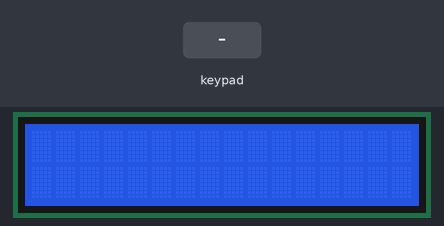
Bench run of a sketch on a simulated Arduino Uno, built with avr-gcc and run on an emulated ATmega328P. Parts: 16×2 character LCD. The test bench sets the inputs (shaded band). What the sketch prints to the serial monitor is not drawn.

Above: at 1.2 s.
1.3 s: keypad keys 7 + 5 = pressed 0.4 s apart
At 3.3 s:
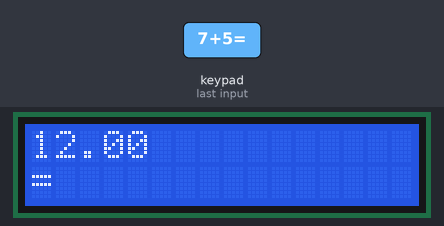
4.4 s: key '*' pressed
At 4.8 s:
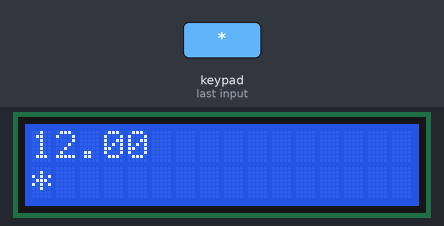
5.9 s: key '/' pressed
At 7.1 s:
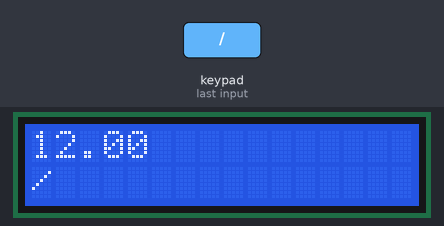
7.4 s: keypad keys 5 4 3 2 = pressed 0.4 s apart
At 9.7 s:
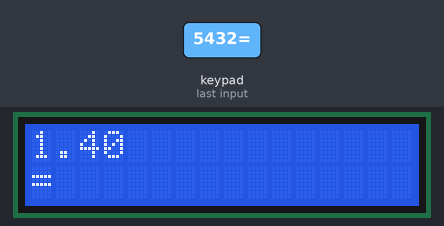
Timing chart, 0 to 11.2 s (numbered marks = the images above; inputs shaded):
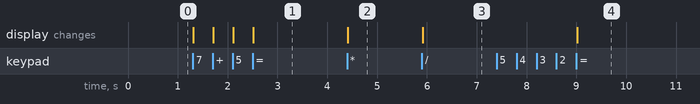

Measured:
- after the input at 1.3 s, the display: first changes at once (image 1 shows a later state)
- after the input at 4.4 s, the display: changes at once (image 2)
- after the input at 5.9 s, the display: changes at once (image 3)
- after the input at 7.4 s, the display: changes after 1.6 s (image 4)

The sketch:

calculator.ino
```cpp
/**************************************************************
calculator.ino
BlackBug Engineering
21.11.2017
https://github.com/dbprof/calculator
***************************************************************/

//Библиотека ЖК-дисплея
#include <Wire.h>
#include <LiquidCrystal_I2C.h>

//Библиотека клавиатуры
#include <Keypad.h>

//Объявляем ЖК-дисплей
LiquidCrystal_I2C lcd(0x27,16,2);

//Переменная строк клавиатуры
const byte ROWS = 4;

//Переменная столбцов клавиатуры
const byte COLS = 4;

//Объявляем двумерный массив символов клавиатуры
//не хватает символа "очистки"
//процедура выполняется при нажатии двух точек подряд - ".."
char hexaKeys[ROWS][COLS] = {
  {'1','2','3','+'},
  {'4','5','6','-'},
  {'7','8','9','*'},
  {'.','0','=','/'}
};

//Пины подключения строк клавиатуры
//на 1 пин подключит Arduino Uno не удалось, пришлось использовать 8
byte rowPins[ROWS] = {A0, A1, A2, A3};

//Пины подключения столбцов клавиатуры
byte colPins[COLS] = {5, 4, 3, 2};

//Инициализация клавиатуры
Keypad customKeypad = Keypad( makeKeymap(hexaKeys), rowPins, colPins, ROWS, COLS);

//Переменные для вычисления и знак вычисления
String sVal1;   //1 переменная
bool isVal1;    //признак окончания ввода 1 переменной
String sVal2;   //2 переменная
bool isVal2;    //признак окончания ввода 2 переменной
char cSign;     //знак действия
char prevKey;   //предидущий символ (используется для поиска двойного нажатия - "..")
bool isSign;    //признак наличия знака действия
float fResult;  //результат
bool isResult;  //признак наличия результата

//Функция очистки ЖК-дисплея и обнуления переменных
void clearAll(){
  lcd.clear();
  fResult = 0;
  cSign = ' ';
  prevKey = ' ';
  sVal1 = "";
  isVal1 = 1;
  sVal2 = "";
  isVal2 = 0;
  isSign = 0;
  isResult = 0;
}

//Функция вывода на ЖК-дисплей
void printAll(){
  lcd.clear();
  //В верхней строке ЖК-дисплея пишем числа
  lcd.setCursor(0, 0);
  //Если есть результат, то пишем его
  //если результата нет, но есть знак действия, то пишем 2 переменную
  //если нет ни результата, ни знака действия, то пишем 1 переменную
  if (isResult){
    lcd.print(String(fResult));
  }
  else{
    if (isSign){
      if(sVal2!=0){lcd.print(String(sVal2));}
    }
    else {
      if(sVal1!=0){lcd.print(String(sVal1));}
    }
  }
  //В нижней строке ЖК-дисплея выводим знак действия
  lcd.setCursor(0, 1);
  lcd.print(cSign);
}

void setup(){
  //Порт вывода для тестирования
  Serial.begin(9600);

  //Инициализация ЖК-дисплея
  lcd.init();
  //Включаем подсветку
  lcd.backlight();
  //Обнуляем переменные
  clearAll();
}

void loop(){
  //Читаем введенный с клавиатуры символ
  char customKey = customKeypad.getKey();

  //Если символ - знак действия, то запоминаем его в переменную
  //и проставляем признаки наличия знака действия и 1 переменной
  //если ошибочно ввод начат со знака, то 1 переменная останется = 0
  if (customKey){
    if (customKey == '+' || customKey == '-' || customKey == '*' || customKey == '/'){
      cSign = customKey;
      isSign = 1;
      isVal2 = 1;
    }
    //Очищаем ЖК-дисплей и обнуляем переменные, если введены две точки - ".."
    else if (customKey == '.' && prevKey == '.'){
      clearAll();
    }
    //Производим вычисления, если нажат символ "=" и уже есть признаки
    //наличия 1 и 2 переменных и знака действия
    else if (customKey == '='){
      if (isVal1 && isVal2 && isSign){
        if (cSign == '+'){fResult = sVal1.toFloat() + sVal2.toFloat();}
        else if (cSign == '-'){fResult = sVal1.toFloat() - sVal2.toFloat();}
        else if (cSign == '*'){fResult = sVal1.toFloat() * sVal2.toFloat();}
        else if (cSign == '/'){fResult = sVal1.toFloat() / sVal2.toFloat();}
        else {fResult = 0;}
        cSign = '=';
        isResult = 1;
      }
    }
    //Продолжаем читать в 1 или 2 переменную в зависимости от признаков наличия
    else {
      if (!isResult){
        if (isVal2){
          sVal2 = sVal2 + String(customKey);
        }
        else {
          if (isVal1){
            sVal1 = sVal1 + String(customKey);
          }
        }
      }
    }
    //Выводим всю накопленную информацию на ЖК-дисплей
    printAll();
    //Запоминаем в переменную предидущую нажатую клавишу,
    //чтобы отловить момент ввода двух точек и очистить экран
    prevKey = customKey;
    //Пишем в порт вывода для тестирования
    Serial.println("(Val1=" + String(sVal1) + ")" + cSign + "(Val2=" + String(sVal2) + ")" + "=" + String(fResult));
  }
}
```
